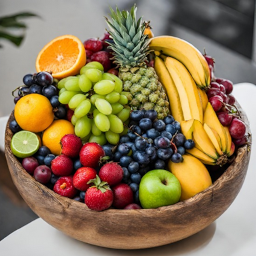
//> input picture PDI/colorspace/frutas.png, 256 x 256 px
$ ./colorspace   (built with g++ and OpenCV 4)
//> lines starting //> are read from the running program, lines starting //| are printed output that depends on the picture
#include <iostream>
#include <opencv2/opencv.hpp>
#include <vector>

int main(int argc, char** argv) {
  std::string filename = (argc > 1) ? argv[1] : "../frutas.png";

  // Carrega a imagem colorida (BGR)
  cv::Mat image = cv::imread(filename, cv::IMREAD_COLOR);
//> image is the input picture: 256 rows x 256 cols, CV_8UC3; mean B, G, R 86.1, 119, 140.6

  if (image.empty()) {
    std::cerr << "Erro ao abrir a imagem: " << filename << std::endl;
    return -1;
  }

  // 1. Exibição da imagem original e decomposição em canais (BGR e HSV)
  std::vector<cv::Mat> planes;
  cv::Mat rgb_planes, hsv_planes, hsv_image;

  // Decomposição BGR
  cv::split(image, planes); // planes[0]=B, planes[1]=G, planes[2]=R
  cv::hconcat(planes[0], planes[1], rgb_planes);
  cv::hconcat(rgb_planes, planes[2], rgb_planes);
//> rgb_planes: 256 rows x 768 cols, CV_8UC1
  cv::imwrite("frutas_bgr_planes.png", rgb_planes);

  // Conversão para HSV_FULL e decomposição
  cv::cvtColor(image, hsv_image, cv::COLOR_BGR2HSV_FULL);
//> hsv_image: 256 rows x 256 cols, CV_8UC3; mean H, S, V 79.7, 109.1, 144.9
  cv::split(hsv_image, planes); // planes[0]=H, planes[1]=S, planes[2]=V
  cv::hconcat(planes[0], planes[1], hsv_planes);
  cv::hconcat(hsv_planes, planes[2], hsv_planes);
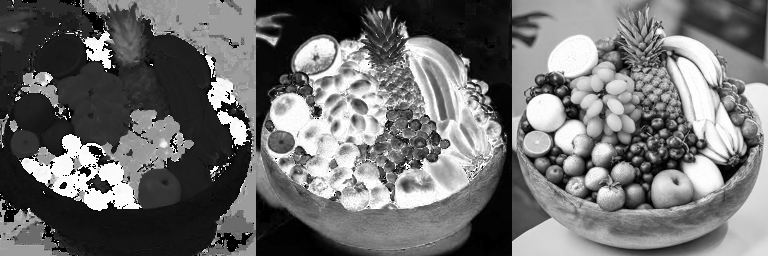
//> hsv_planes: 256 rows x 768 cols, CV_8UC1; min 0, max 255, mean 111.2
  cv::imwrite("frutas_hsv_planes.png", hsv_planes);

  // 2. Preparação de imagem em escala de cinza para aplicação de Colormaps
  cv::Mat gray;
  cv::cvtColor(image, gray, cv::COLOR_BGR2GRAY);

  // 3. Aplicação de 5 Colormaps Pré-definidos do OpenCV
  cv::Mat cm_autumn, cm_bone, cm_cool, cm_spring, cm_plasma;

  cv::applyColorMap(gray, cm_autumn, cv::COLORMAP_AUTUMN);
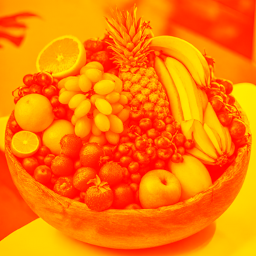
//> cm_autumn: 256 rows x 256 cols, CV_8UC3; mean B, G, R 0, 121.7, 255
  cv::applyColorMap(gray, cm_bone, cv::COLORMAP_BONE);
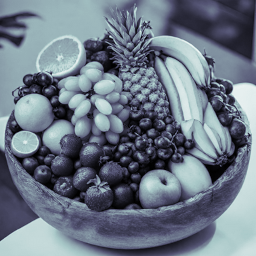
//> cm_bone: 256 rows x 256 cols, CV_8UC3; mean B, G, R 133.3, 119.3, 107.9
  cv::applyColorMap(gray, cm_cool, cv::COLORMAP_COOL);
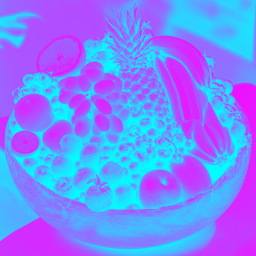
//> cm_cool: 256 rows x 256 cols, CV_8UC3; mean B, G, R 255, 133.3, 121.7
  cv::applyColorMap(gray, cm_spring, cv::COLORMAP_SPRING);
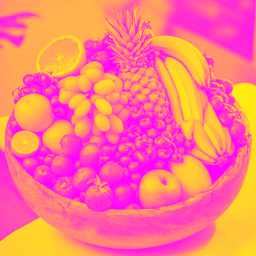
//> cm_spring: 256 rows x 256 cols, CV_8UC3; mean B, G, R 133.3, 121.7, 255
  cv::applyColorMap(gray, cm_plasma, cv::COLORMAP_PLASMA);
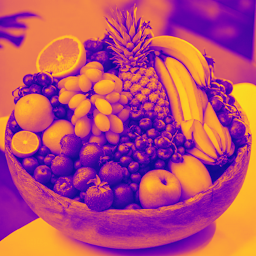
//> cm_plasma: 256 rows x 256 cols, CV_8UC3; mean B, G, R 117.1, 73.9, 182.4

  cv::imwrite("frutas_autumn.png", cm_autumn);
  cv::imwrite("frutas_bone.png", cm_bone);
  cv::imwrite("frutas_cool.png", cm_cool);
  cv::imwrite("frutas_spring.png", cm_spring);
  cv::imwrite("frutas_plasma.png", cm_plasma);

  // 4. Criação de Colormap Personalizado via Look-Up Table (LUT)
  // Tabela de dimensão 256x1 do tipo CV_8UC3 (Canais BGR)
  cv::Mat custom_lut(256, 1, CV_8UC3);

  for (int i = 0; i < 256; i++) {
    // Mapeamento BGR customizado: gradiente de azul (tons escuros) -> verde (médios) -> vermelho (claros)
    uchar b = cv::saturate_cast<uchar>(255 - i);
    uchar g = cv::saturate_cast<uchar>(i < 128 ? i * 2 : 255 - (i - 128) * 2);
    uchar r = cv::saturate_cast<uchar>(i);

    custom_lut.at<cv::Vec3b>(i, 0) = cv::Vec3b(b, g, r);
  }

  cv::Mat cm_custom;
  cv::applyColorMap(gray, cm_custom, custom_lut);
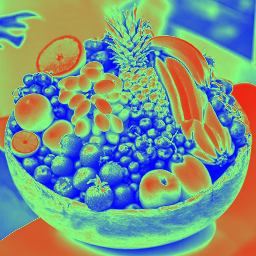
//> cm_custom: 256 rows x 256 cols, CV_8UC3; mean B, G, R 133.3, 149.6, 121.7
  cv::imwrite("frutas_custom.png", cm_custom);

  std::cout << "Sucesso! Imagens salvas no diretório de execução." << std::endl;

  // Exibição interativa
  cv::namedWindow("Imagem Original", cv::WINDOW_NORMAL);
  cv::imshow("Imagem Original", image);

  cv::namedWindow("Canais BGR (B | G | R)", cv::WINDOW_NORMAL);
  cv::imshow("Canais BGR (B | G | R)", rgb_planes);

  cv::namedWindow("Canais HSV (H | S | V)", cv::WINDOW_NORMAL);
  cv::imshow("Canais HSV (H | S | V)", hsv_planes);

  cv::namedWindow("Colormap Customizado (LUT)", cv::WINDOW_NORMAL);
  cv::imshow("Colormap Customizado (LUT)", cm_custom);

  cv::waitKey(0);
  return 0;
}
